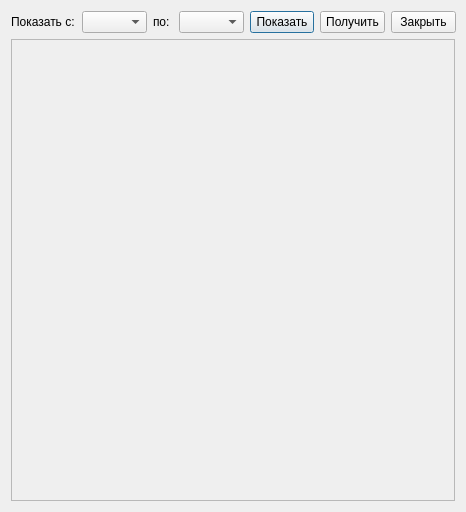
<?xml version="1.0" encoding="UTF-8"?>
<ui version="4.0">
 <class>ShowResult</class>
 <widget class="QDialog" name="ShowResult">
  <property name="geometry">
   <rect>
    <x>0</x>
    <y>0</y>
    <width>466</width>
    <height>512</height>
   </rect>
  </property>
  <property name="minimumSize">
   <size>
    <width>466</width>
    <height>512</height>
   </size>
  </property>
  <property name="maximumSize">
   <size>
    <width>466</width>
    <height>512</height>
   </size>
  </property>
  <property name="windowTitle">
   <string/>
  </property>
  <layout class="QVBoxLayout" name="verticalLayout">
   <item>
    <layout class="QGridLayout" name="gridLayout">
     <item row="0" column="1">
      <widget class="QComboBox" name="startComboBox"/>
     </item>
     <item row="0" column="3">
      <widget class="QLabel" name="label_2">
       <property name="text">
        <string>по: </string>
       </property>
      </widget>
     </item>
     <item row="0" column="5">
      <widget class="QPushButton" name="showButton">
       <property name="text">
        <string>Показать</string>
       </property>
      </widget>
     </item>
     <item row="0" column="7">
      <widget class="QPushButton" name="closeButton">
       <property name="text">
        <string>Закрыть</string>
       </property>
      </widget>
     </item>
     <item row="0" column="4">
      <widget class="QComboBox" name="endComboBox"/>
     </item>
     <item row="0" column="0">
      <widget class="QLabel" name="label">
       <property name="text">
        <string>Показать с: </string>
       </property>
      </widget>
     </item>
     <item row="0" column="6">
      <widget class="QPushButton" name="getButton">
       <property name="text">
        <string>Получить</string>
       </property>
      </widget>
     </item>
    </layout>
   </item>
   <item>
    <widget class="QScrollArea" name="scrollArea">
     <property name="widgetResizable">
      <bool>true</bool>
     </property>
     <widget class="QWidget" name="scrollAreaWidgetContents">
      <property name="geometry">
       <rect>
        <x>0</x>
        <y>0</y>
        <width>446</width>
        <height>461</height>
       </rect>
      </property>
     </widget>
    </widget>
   </item>
  </layout>
 </widget>
 <resources/>
 <connections/>
</ui>
